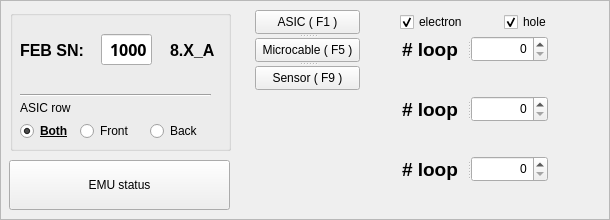
  <widget class="QFrame" name="EMU_SETTINGS">
   <property name="geometry">
    <rect>
     <x>465</x>
     <y>2</y>
     <width>610</width>
     <height>220</height>
    </rect>
   </property>
   <property name="statusTip">
    <string notr="true"/>
   </property>
   <property name="styleSheet">
    <string notr="true"/>
   </property>
   <property name="frameShape">
    <enum>QFrame::StyledPanel</enum>
   </property>
   <property name="frameShadow">
    <enum>QFrame::Raised</enum>
   </property>
   <widget class="QGroupBox" name="groupBox">
    <property name="geometry">
     <rect>
      <x>10</x>
      <y>10</y>
      <width>221</width>
      <height>141</height>
     </rect>
    </property>
    <property name="title">
     <string/>
    </property>
    <widget class="QLabel" name="label">
     <property name="geometry">
      <rect>
       <x>10</x>
       <y>90</y>
       <width>181</width>
       <height>16</height>
      </rect>
     </property>
     <property name="text">
      <string>ASIC row</string>
     </property>
    </widget>
    <widget class="Line" name="line_49">
     <property name="geometry">
      <rect>
       <x>10</x>
       <y>80</y>
       <width>191</width>
       <height>10</height>
      </rect>
     </property>
     <property name="orientation">
      <enum>Qt::Horizontal</enum>
     </property>
    </widget>
    <widget class="QWidget" name="layoutWidget">
     <property name="geometry">
      <rect>
       <x>10</x>
       <y>10</y>
       <width>195</width>
       <height>60</height>
      </rect>
     </property>
     <layout class="QHBoxLayout" name="horizontalLayout_3">
      <item>
       <widget class="QLabel" name="label_2">
        <property name="font">
         <font>
          <pointsize>12</pointsize>
          <bold>true</bold>
         </font>
        </property>
        <property name="text">
         <string>FEB SN:</string>
        </property>
       </widget>
      </item>
      <item>
       <spacer name="horizontalSpacer_3">
        <property name="orientation">
         <enum>Qt::Horizontal</enum>
        </property>
        <property name="sizeHint" stdset="0">
         <size>
          <width>40</width>
          <height>20</height>
         </size>
        </property>
       </spacer>
      </item>
      <item>
       <widget class="QLineEdit" name="leFEB_SN">
        <property name="maximumSize">
         <size>
          <width>60</width>
          <height>16777215</height>
         </size>
        </property>
        <property name="font">
         <font>
          <family>Noto Sans</family>
          <pointsize>12</pointsize>
          <italic>false</italic>
          <bold>true</bold>
         </font>
        </property>
        <property name="layoutDirection">
         <enum>Qt::LeftToRight</enum>
        </property>
        <property name="autoFillBackground">
         <bool>false</bool>
        </property>
        <property name="styleSheet">
         <string notr="true"/>
        </property>
        <property name="inputMethodHints">
         <set>Qt::ImhDigitsOnly|Qt::ImhFormattedNumbersOnly|Qt::ImhNoTextHandles|Qt::ImhPreferNumbers</set>
        </property>
        <property name="inputMask">
         <string/>
        </property>
        <property name="text">
         <string>1000</string>
        </property>
        <property name="maxLength">
         <number>4</number>
        </property>
        <property name="alignment">
         <set>Qt::AlignRight|Qt::AlignTrailing|Qt::AlignVCenter</set>
        </property>
       </widget>
      </item>
      <item>
       <spacer name="horizontalSpacer_4">
        <property name="orientation">
         <enum>Qt::Horizontal</enum>
        </property>
        <property name="sizeHint" stdset="0">
         <size>
          <width>40</width>
          <height>20</height>
         </size>
        </property>
       </spacer>
      </item>
      <item>
       <widget class="QLabel" name="lbFEB">
        <property name="font">
         <font>
          <pointsize>12</pointsize>
          <bold>true</bold>
         </font>
        </property>
        <property name="text">
         <string>8.X_A</string>
        </property>
       </widget>
      </item>
     </layout>
    </widget>
    <widget class="QRadioButton" name="ASIC_both">
     <property name="enabled">
      <bool>true</bool>
     </property>
     <property name="geometry">
      <rect>
       <x>10</x>
       <y>110</y>
       <width>61</width>
       <height>22</height>
      </rect>
     </property>
     <property name="font">
      <font>
       <bold>true</bold>
       <underline>true</underline>
      </font>
     </property>
     <property name="text">
      <string>Both</string>
     </property>
     <property name="checked">
      <bool>true</bool>
     </property>
     <attribute name="buttonGroup">
      <string notr="true">ASIC_group</string>
     </attribute>
    </widget>
    <widget class="QRadioButton" name="ASIC_front">
     <property name="enabled">
      <bool>true</bool>
     </property>
     <property name="geometry">
      <rect>
       <x>70</x>
       <y>110</y>
       <width>61</width>
       <height>22</height>
      </rect>
     </property>
     <property name="text">
      <string>Front</string>
     </property>
     <property name="checked">
      <bool>false</bool>
     </property>
     <attribute name="buttonGroup">
      <string notr="true">ASIC_group</string>
     </attribute>
    </widget>
    <widget class="QRadioButton" name="ASIC_back">
     <property name="enabled">
      <bool>true</bool>
     </property>
     <property name="geometry">
      <rect>
       <x>140</x>
       <y>110</y>
       <width>61</width>
       <height>22</height>
      </rect>
     </property>
     <property name="text">
      <string>Back</string>
     </property>
     <attribute name="buttonGroup">
      <string notr="true">ASIC_group</string>
     </attribute>
    </widget>
   </widget>
   <widget class="QSplitter" name="splitter">
    <property name="geometry">
     <rect>
      <x>255</x>
      <y>10</y>
      <width>105</width>
      <height>80</height>
     </rect>
    </property>
    <property name="orientation">
     <enum>Qt::Vertical</enum>
    </property>
    <widget class="QToolButton" name="pbASIC_Test">
     <property name="sizePolicy">
      <sizepolicy hsizetype="Maximum" vsizetype="Fixed">
       <horstretch>1</horstretch>
       <verstretch>0</verstretch>
      </sizepolicy>
     </property>
     <property name="toolTip">
      <string notr="true"/>
     </property>
     <property name="statusTip">
      <string notr="true"/>
     </property>
     <property name="whatsThis">
      <string notr="true"/>
     </property>
     <property name="accessibleName">
      <string notr="true"/>
     </property>
     <property name="accessibleDescription">
      <string notr="true"/>
     </property>
     <property name="text">
      <string>ASIC ( F1 )</string>
     </property>
    </widget>
    <widget class="QToolButton" name="pbMicrocable_Test">
     <property name="sizePolicy">
      <sizepolicy hsizetype="Maximum" vsizetype="Fixed">
       <horstretch>1</horstretch>
       <verstretch>0</verstretch>
      </sizepolicy>
     </property>
     <property name="toolTip">
      <string notr="true"/>
     </property>
     <property name="statusTip">
      <string notr="true"/>
     </property>
     <property name="whatsThis">
      <string notr="true"/>
     </property>
     <property name="accessibleName">
      <string notr="true"/>
     </property>
     <property name="accessibleDescription">
      <string notr="true"/>
     </property>
     <property name="text">
      <string>Microcable ( F5 )</string>
     </property>
    </widget>
    <widget class="QToolButton" name="pbSensor_Test">
     <property name="sizePolicy">
      <sizepolicy hsizetype="Maximum" vsizetype="Fixed">
       <horstretch>1</horstretch>
       <verstretch>0</verstretch>
      </sizepolicy>
     </property>
     <property name="toolTip">
      <string notr="true"/>
     </property>
     <property name="statusTip">
      <string notr="true"/>
     </property>
     <property name="whatsThis">
      <string notr="true"/>
     </property>
     <property name="accessibleName">
      <string notr="true"/>
     </property>
     <property name="accessibleDescription">
      <string notr="true"/>
     </property>
     <property name="text">
      <string>Sensor ( F9 )</string>
     </property>
    </widget>
   </widget>
   <widget class="QToolButton" name="pbConnect2EMU">
    <property name="geometry">
     <rect>
      <x>9</x>
      <y>160</y>
      <width>221</width>
      <height>50</height>
     </rect>
    </property>
    <property name="sizePolicy">
     <sizepolicy hsizetype="Maximum" vsizetype="Fixed">
      <horstretch>1</horstretch>
      <verstretch>0</verstretch>
     </sizepolicy>
    </property>
    <property name="toolTip">
     <string notr="true"/>
    </property>
    <property name="statusTip">
     <string notr="true"/>
    </property>
    <property name="whatsThis">
     <string notr="true"/>
    </property>
    <property name="accessibleName">
     <string notr="true"/>
    </property>
    <property name="accessibleDescription">
     <string notr="true"/>
    </property>
    <property name="text">
     <string>EMU status</string>
    </property>
   </widget>
   <widget class="QWidget" name="layoutWidget">
    <property name="geometry">
     <rect>
      <x>400</x>
      <y>10</y>
      <width>201</width>
      <height>25</height>
     </rect>
    </property>
    <layout class="QHBoxLayout" name="polarity">
     <item>
      <widget class="QCheckBox" name="cbElecPol">
       <property name="text">
        <string>electron</string>
       </property>
       <property name="checked">
        <bool>true</bool>
       </property>
      </widget>
     </item>
     <item>
      <widget class="QCheckBox" name="cbHolePol">
       <property name="text">
        <string>hole</string>
       </property>
       <property name="checked">
        <bool>true</bool>
       </property>
      </widget>
     </item>
    </layout>
   </widget>
   <widget class="QSplitter" name="splitter_10">
    <property name="geometry">
     <rect>
      <x>402</x>
      <y>156</y>
      <width>146</width>
      <height>26</height>
     </rect>
    </property>
    <property name="orientation">
     <enum>Qt::Horizontal</enum>
    </property>
    <widget class="QLabel" name="lbLoopSensor">
     <property name="font">
      <font>
       <pointsize>14</pointsize>
       <bold>true</bold>
      </font>
     </property>
     <property name="text">
      <string># loop</string>
     </property>
    </widget>
    <widget class="QSpinBox" name="sbLoopSensor">
     <property name="layoutDirection">
      <enum>Qt::LeftToRight</enum>
     </property>
     <property name="alignment">
      <set>Qt::AlignRight|Qt::AlignTrailing|Qt::AlignVCenter</set>
     </property>
     <property name="minimum">
      <number>0</number>
     </property>
     <property name="maximum">
      <number>1000000</number>
     </property>
    </widget>
   </widget>
   <widget class="QSplitter" name="splitter_11">
    <property name="geometry">
     <rect>
      <x>402</x>
      <y>96</y>
      <width>146</width>
      <height>26</height>
     </rect>
    </property>
    <property name="orientation">
     <enum>Qt::Horizontal</enum>
    </property>
    <widget class="QLabel" name="lbLoopMicrocable">
     <property name="font">
      <font>
       <pointsize>14</pointsize>
       <bold>true</bold>
      </font>
     </property>
     <property name="text">
      <string># loop</string>
     </property>
    </widget>
    <widget class="QSpinBox" name="sbLoopMicrocable">
     <property name="layoutDirection">
      <enum>Qt::LeftToRight</enum>
     </property>
     <property name="alignment">
      <set>Qt::AlignRight|Qt::AlignTrailing|Qt::AlignVCenter</set>
     </property>
     <property name="minimum">
      <number>0</number>
     </property>
     <property name="maximum">
      <number>1000000</number>
     </property>
    </widget>
   </widget>
   <widget class="QSplitter" name="splitter_12">
    <property name="geometry">
     <rect>
      <x>402</x>
      <y>36</y>
      <width>146</width>
      <height>26</height>
     </rect>
    </property>
    <property name="orientation">
     <enum>Qt::Horizontal</enum>
    </property>
    <widget class="QLabel" name="lbLoopASIC">
     <property name="font">
      <font>
       <pointsize>14</pointsize>
       <bold>true</bold>
      </font>
     </property>
     <property name="text">
      <string># loop</string>
     </property>
    </widget>
    <widget class="QSpinBox" name="sbLoopASIC">
     <property name="layoutDirection">
      <enum>Qt::LeftToRight</enum>
     </property>
     <property name="alignment">
      <set>Qt::AlignRight|Qt::AlignTrailing|Qt::AlignVCenter</set>
     </property>
     <property name="minimum">
      <number>0</number>
     </property>
     <property name="maximum">
      <number>1000000</number>
     </property>
     <property name="value">
      <number>0</number>
     </property>
    </widget>
   </widget>
  </widget>
